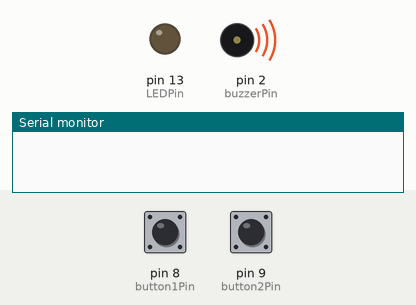
This sketch was run on a simulated Arduino Uno, built with avr-gcc and run on an emulated ATmega328P. Parts: output pins drawn as LEDs (lit = HIGH), buzzer (waves = sounding, pin HIGH), the last lines printed to the serial monitor. The inputs (shaded band) are chosen by the test bench; at power-on: pin 8 (button1Pin) HIGH, pin 9 (button2Pin) HIGH.

Above: at 1.25 s.
1.3 s: pin 8 (button1Pin) pulled LOW for 1 s
At 2.0 s:
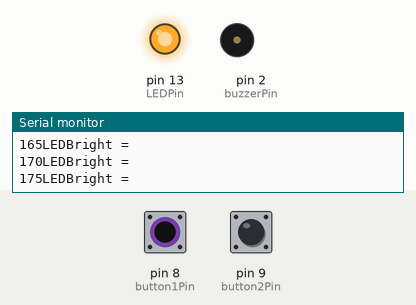
4.3 s: pin 9 (button2Pin) pulled LOW for 1 s
At 5.03 s:
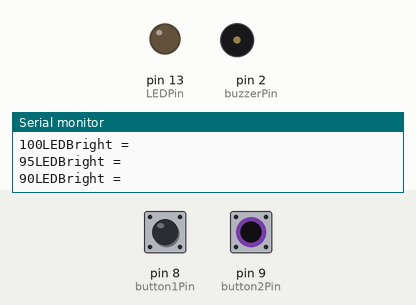
7.3 s: pin 8 (button1Pin) pulled LOW for 0.25 s
At 8.6 s:
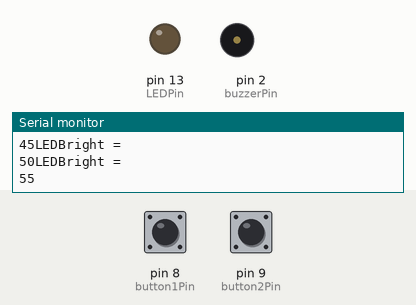
9.0 s: pin 8 (button1Pin) pulled LOW for 3.2 s
At 9.69 s:
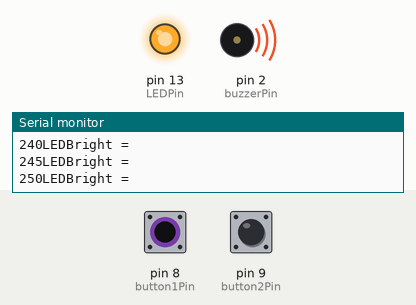
Timing chart, 0 to 14.7 s (numbered marks = the images above; inputs shaded):
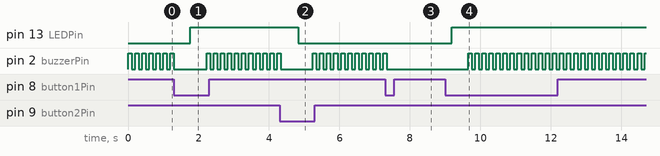

Measured:
- after the input at 1.3 s, pin 13 (LEDPin): LOW → HIGH after 0.47 s
- after the input at 4.3 s, pin 13 (LEDPin): HIGH → LOW after 0.53 s
- after the input at 7.3 s, pin 2 (buzzerPin): goes on until 7.3 s, then stays LOW
- after the input at 9.0 s, pin 13 (LEDPin): LOW → HIGH after 0.19 s; pin 2 (buzzerPin): alternates HIGH for 0.10 s and LOW for 0.10 s, starting after 0.65 s
- by itself, pin 2 (buzzerPin): repeats every 0.20 s: HIGH 0.10 s, LOW 0.10 s

The sketch:

push_button_with_dimmable_switch.ino
```cpp
int LEDPin = 13;
int button1Pin = 8;
int button2Pin = 9;
int buzzerPin = 2;
int button1Val;
int button2Val;
int LEDBright=0;
int dt = 100;

void setup() {
  // put your setup code here, to run once:
Serial.begin(9600);
pinMode(LEDPin, OUTPUT);
pinMode(button1Pin, INPUT);
pinMode(button2Pin, INPUT);
pinMode(buzzerPin, OUTPUT);
}

void loop() {
  // put your main code here, to run repeatedly:
button1Val = digitalRead(button1Pin);
button2Val = digitalRead(button2Pin);
//Serial.print("Button 1 = ");
//Serial.print(button1Val);
//Serial.print(",");
//Serial.print("Button 2 = ");
//Serial.println(button2Val);
//delay(250);
if (button1Val ==0){
  LEDBright = LEDBright + 5;

  Serial.println("LEDBright = ");
  Serial.print(LEDBright);
  }
if (button2Val == 0){
  LEDBright = LEDBright - 5;

  Serial.println("LEDBright = ");
  Serial.print(LEDBright);

  }
if (LEDBright >= 255){
  LEDBright = 255;
  Serial.println("LEDBright = ");
  Serial.print(LEDBright);

  digitalWrite(buzzerPin, HIGH);
  delay(dt);
  digitalWrite(buzzerPin, LOW);
  delay(dt);
  }
if (LEDBright <= 0){
  LEDBright = 0;
  digitalWrite(buzzerPin, HIGH);
  delay(dt);
  digitalWrite(buzzerPin, LOW);
  delay(dt);
  }
analogWrite(LEDPin, LEDBright);


}
```
